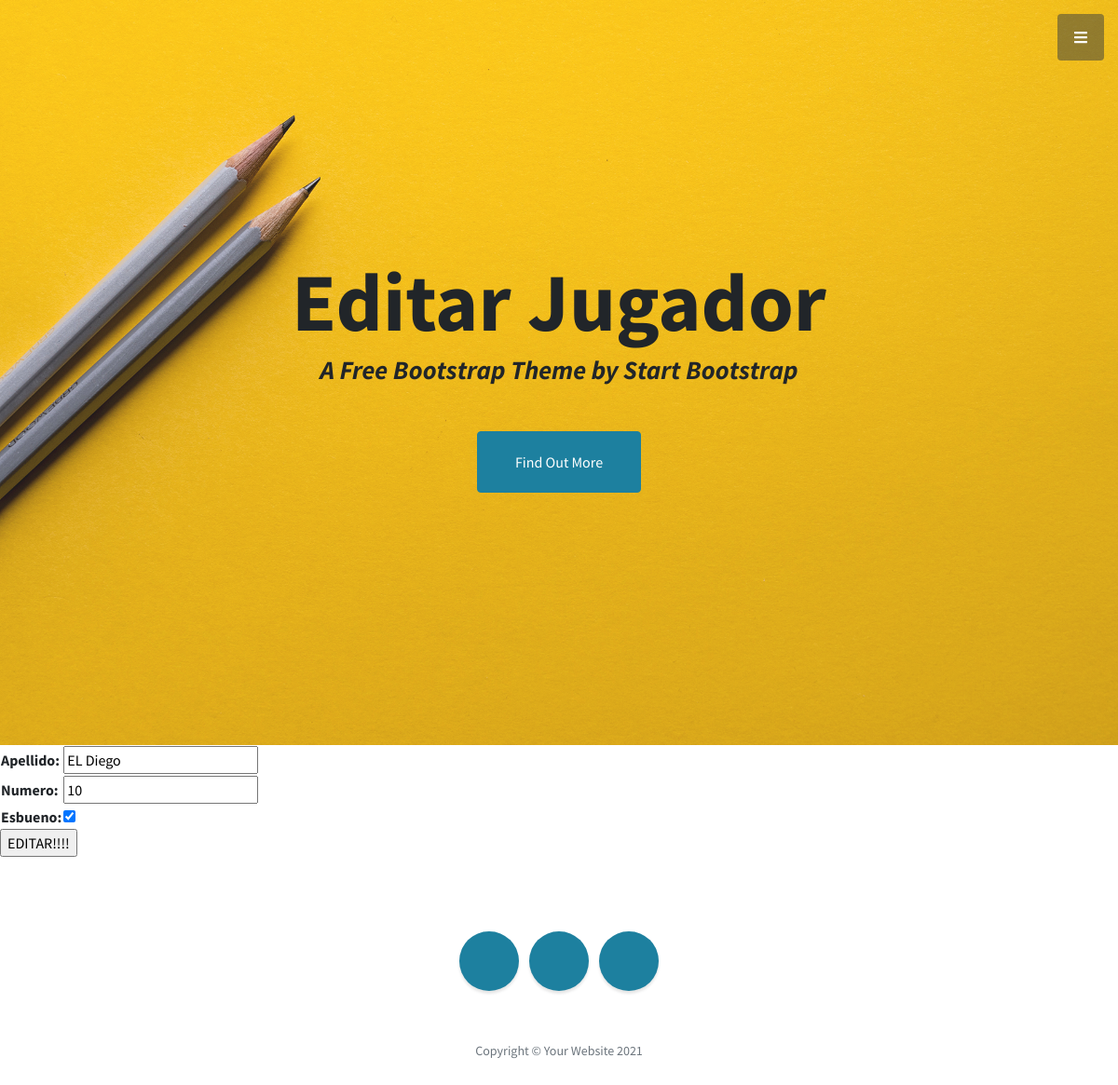
Page /AppCoder/editarJugador/10 on the committed database.
### AppCoder/models.py (models this page shows, shortened)
class Jugador(models.Model):
    apellido = models.CharField(max_length=40)
    numero = models.IntegerField()
    esBueno = models.BooleanField()

### AppCoder/views.py (the view)
# urls.py: path('editarJugador/<numero_para_editar>',
def editarJugador(request, numero_para_editar):
    jugador = Jugador.objects.get(numero=numero_para_editar)
    if request.method == "POST":
        miFormulario = JugadorFormulario(request.POST)
        if miFormulario.is_valid():  # va con ()
            informacion = miFormulario.cleaned_data  # va sin () creo
            jugador.apellido = informacion["apellido"]
            jugador.numero = informacion["numero"]
            jugador.esBueno = informacion["esBueno"]
            jugador.save()  # guarda en bd
            return render(request, 'AppCoder/inicio.html')
    else:
        miFormulario = JugadorFormulario(initial={
                                         "apellido": jugador.apellido, "numero": jugador.numero, "esBueno": jugador.esBueno})
    return render(request, 'AppCoder/editarJugador.html', {"miFormulario": miFormulario, "numero_para_editar": numero_para_editar})

### AppCoder/forms.py
class JugadorFormulario(forms.Form):
    apellido = forms.CharField()
    numero = forms.IntegerField()
    esBueno = forms.BooleanField()

### AppCoder/templates/AppCoder/editarJugador.html (shortened to what this page needs)
{% extends "AppCoder/padre.html" %}
{% load static %}
{% block contenido2 %}
<h1 class="mb-1">Editar Jugador</h1>
{% endblock %}
{% block contenido %}
    <form action="" method="POST">{% csrf_token %}
        <table>
        {{miFormulario.as_table}}
        </table>
        <input type="submit" value="EDITAR!!!!" name="" id="">
    </form>
{% endblock %}

### rows in the picture
Jugador: apellido "EL Diego", numero "10", esBueno "☑"
